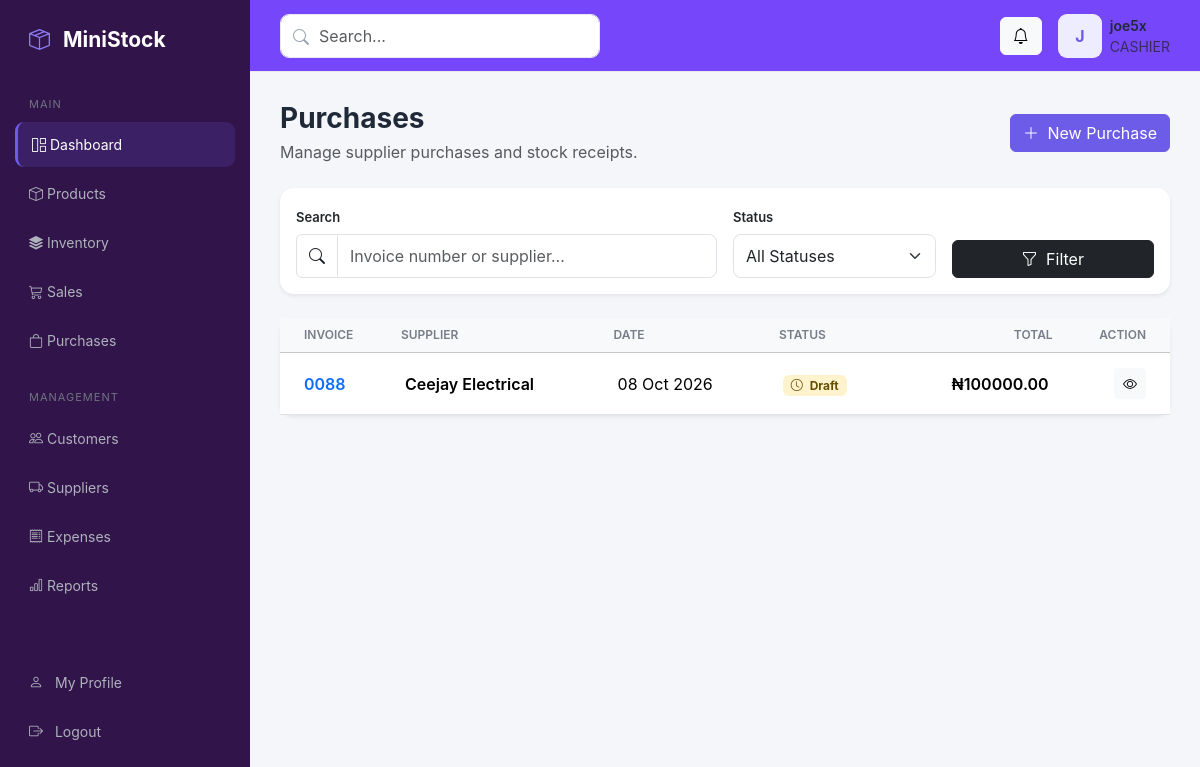
The app's page /purchases/ (signed in) with its own data.
### accounts/models.py (models this page shows, shortened)
class User(AbstractUser):
    class Role(models.TextChoices):
        ADMIN = "ADMIN", "Administrator"
        MANAGER = "MANAGER", "Manager"
        CASHIER = "CASHIER", "Cashier"
        STOREKEEPER = "STOREKEEPER", "Storekeeper"
    role = models.CharField(
        max_length=20,
        choices=Role.choices,
        default=Role.CASHIER,
    )
    phone = models.CharField(
        max_length=30,
        blank=True,
    )

### purchases/models.py (models this page shows, shortened)
class Purchase(models.Model):
    class Status(models.TextChoices):
        DRAFT = "DRAFT", "Draft"
        RECEIVED = "RECEIVED", "Received"
        CANCELLED = "CANCELLED", "Cancelled"
    invoice_number = models.CharField(
        max_length=100,
        unique=True,
    )
    supplier = models.ForeignKey(
        "suppliers.Supplier",
        on_delete=models.PROTECT,
        related_name="purchases",
    )
    purchase_date = models.DateField()
    status = models.CharField(
        max_length=20,
        choices=Status.choices,
        default=Status.DRAFT,
    )
    subtotal = models.DecimalField(
        max_digits=14,
        decimal_places=2,
        default=0,
    )
    discount = models.DecimalField(
        max_digits=14,
        decimal_places=2,
        default=0,
    )
    total = models.DecimalField(
        max_digits=14,
        decimal_places=2,
        default=0,
    )
    note = models.TextField(blank=True)
    created_by = models.ForeignKey(
        settings.AUTH_USER_MODEL,
        on_delete=models.PROTECT,
        related_name="created_purchases",
    )
    created_at = models.DateTimeField(auto_now_add=True)
    updated_at = models.DateTimeField(auto_now=True)

### suppliers/models.py (models this page shows, shortened)
class Supplier(models.Model):
    name = models.CharField(max_length=200)
    phone = models.CharField(max_length=30, blank=True)
    email = models.EmailField(blank=True)
    address = models.TextField(blank=True)
    contact_person = models.CharField(max_length=150, blank=True)
    is_active = models.BooleanField(default=True)
    created_at = models.DateTimeField(auto_now_add=True)
    updated_at = models.DateTimeField(auto_now=True)
    class Meta:
        ordering = ["name"]

### purchases/views.py (the view)
@login_required
def purchase_list(request):
    purchases = Purchase.objects.select_related(
        "supplier",
        "created_by",
    )
    query = request.GET.get("q", "").strip()
    status = request.GET.get("status", "").strip()
    if query:
        purchases = purchases.filter(
            Q(invoice_number__icontains=query)
            | Q(supplier__name__icontains=query)
        )
    if status in Purchase.Status.values:
        purchases = purchases.filter(status=status)
    return render(
        request,
        "purchases/purchase_list.html",
        {
            "purchases": purchases,
            "query": query,
            "selected_status": status,
            "status_choices": Purchase.Status.choices,
        },
    )

### templates/purchases/purchase_list.html (shortened to what this page needs)
{% extends "base.html" %}
{% block content %}
<div class="d-flex flex-wrap justify-content-between align-items-center gap-3 mb-4">
    <div>
        <h3 class="fw-bold mb-1">Purchases</h3>
        <p class="text-muted mb-0">
            Manage supplier purchases and stock receipts.
        </p>
    </div>
    <a href="{% url 'purchases:purchase_create' %}"
       class="btn btn-primary">
        <i class="bi bi-plus-lg me-1"></i>
        New Purchase
    </a>
</div>
<div class="card border-0 shadow-sm mb-4">
    <div class="card-body">
        <form method="get">
            <div class="row g-3">
                <div class="col-lg-6">
                    <label class="form-label">
                        Search
                    </label>
                    <div class="input-group">
                        <span class="input-group-text bg-white">
                            <i class="bi bi-search"></i>
                        </span>
                        <input
                            type="text"
                            name="q"
                            value="{{ query }}"
                            class="form-control"
                            placeholder="Invoice number or supplier..."
                        >
                    </div>
                </div>
                <div class="col-lg-3">
                    <label class="form-label">
                        Status
                    </label>
                    <select name="status"
                            class="form-select">
                        <option value="">
                            All Statuses
                        </option>
                    </select>
                </div>
                <div class="col-lg-3 d-flex align-items-end">
                    <button class="btn btn-dark w-100">
                        <i class="bi bi-funnel me-1"></i>
                        Filter
                    </button>
                </div>
            </div>
        </form>
    </div>
</div>
<div class="card border-0 shadow-sm">
    <div class="card-body p-0">
        <div class="table-responsive">
            <table class="table align-middle mb-0">
                <thead class="table-light">
                    <tr>
                        <th class="ps-4">Invoice</th>
                        <th>Supplier</th>
                        <th>Date</th>
                        <th>Status</th>
                        <th class="text-end">Total</th>
                        <th class="text-end pe-4">Action</th>
                    </tr>
                </thead>
                <tbody>
                    {% for purchase in purchases %}
                    <tr>
                        <td class="ps-4">
                            <a href="{% url 'purchases:purchase_detail' purchase.pk %}"
                               class="fw-semibold text-decoration-none">
                                {{ purchase.invoice_number }}
                            </a>
                        </td>
                        <td>
                            <div class="fw-semibold">
                                {{ purchase.supplier.name }}
                            </div>
                        </td>
                        <td>
                            {{ purchase.purchase_date|date:"d M Y" }}
                        </td>
                        <td>
                            {% if purchase.status == "RECEIVED" %}
                                <span class="badge bg-success-subtle text-success">
                                    <i class="bi bi-check-circle me-1"></i>
                                    Received
                                </span>
                            {% elif purchase.status == "CANCELLED" %}
                                <span class="badge bg-danger-subtle text-danger">
                                    Cancelled
                                </span>
                            {% else %}
                                <span class="badge bg-warning-subtle text-warning-emphasis">
                                    <i class="bi bi-clock me-1"></i>
                                    Draft
                                </span>
                            {% endif %}
                        </td>
                        <td class="text-end fw-semibold">
                            ₦{{ purchase.total|floatformat:2 }}
                        </td>
                        <td class="text-end pe-4">
                            <a href="{% url 'purchases:purchase_detail' purchase.pk %}"
                               class="btn btn-sm btn-light">
                                <i class="bi bi-eye"></i>
                            </a>
                        </td>
                    </tr>
                    {% endfor %}
                </tbody>
            </table>
        </div>
    </div>
</div>
{% endblock %}

### templates/base.html (shortened to what this page needs)
{% load static %}
<!DOCTYPE html>
<html lang="en">
<head>
    <link
        href="https://cdn.jsdelivr.net/npm/bootstrap@5.3.3/dist/css/bootstrap.min.css"
        rel="stylesheet"
    >
    <link
        href="https://cdn.jsdelivr.net/npm/bootstrap-icons@1.11.3/font/bootstrap-icons.css"
        rel="stylesheet"
    >
</head>
<body>
<aside class="sidebar">
    <div class="brand">
        <i class="bi bi-box-seam"></i>
        <span>MiniStock</span>
    </div>
    <div class="nav-title">Main</div>
    <a href="{% url 'dashboard:dashboard_home' %}" class="nav-link active">
        <i class="bi bi-grid-1x2"></i>
        <span>Dashboard</span>
    </a>
    <a href="{% url 'products:product_list' %}" class="nav-link">
        <i class="bi bi-box"></i>
        <span>Products</span>
    </a>
    <a href="{% url 'inventory:movement_list' %}" class="nav-link">
        <i class="bi bi-stack"></i>
        <span>Inventory</span>
    </a>
    <a href="{% url 'sales:sale_list' %}" class="nav-link">
        <i class="bi bi-cart3"></i>
        <span>Sales</span>
    </a>
    <a href="{% url 'documents:purchase_list' %}" class="nav-link">
        <i class="bi bi-bag"></i>
        <span>Purchases</span>
    </a>
    <div class="nav-title mt-3">Management</div>
    <a href="{% url 'customers:customer_list' %}" class="nav-link">
        <i class="bi bi-people"></i>
        <span>Customers</span>
    </a>
    <a href="{% url 'suppliers:supplier_list' %}" class="nav-link">
        <i class="bi bi-truck"></i>
        <span>Suppliers</span>
    </a>
    <a href="#" class="nav-link">
        <i class="bi bi-receipt"></i>
        <span>Expenses</span>
    </a>
    <a href="#" class="nav-link">
        <i class="bi bi-bar-chart"></i>
        <span>Reports</span>
    </a>
    <div class="pt-5">
        <a href="{% url 'accounts:profile' %}"
        class="nav-link">
        <i class="bi bi-person me-2"></i>
        My Profile
    </a>
    <form method="post" action="{% url 'accounts:logout' %}">
    <button type="submit" class="nav-link">
        <i class="bi bi-box-arrow-right me-2"></i>
        Logout
    </button>
</form>
</div>
<div class="pt-5 nav-link"></div>
</aside>
<div class="main">
    <header class="topbar">
        <div class="search-box">
            <i class="bi bi-search"></i>
            <input
                type="text"
                class="form-control"
                placeholder="Search..."
            >
        </div>
        <div class="d-flex align-items-center gap-3">
            <button class="btn btn-light">
                <i class="bi bi-bell"></i>
            </button>
            <div class="d-flex align-items-center gap-2">
                <div class="avatar-placeholder">
                    {{ request.user.username|first|upper }}
                </div>
                <div class="d-none d-md-block">
                    <div class="fw-semibold small">
                        {{ request.user.get_full_name|default:request.user.username }}
                    </div>
                    <div class="text-muted small">
                        {{ request.user.role|default:"User" }}
                    </div>
                </div>
            </div>
        </div>
    </header>
    <main class="content">
        {% block content %}
        {% endblock %}
    </main>
</div>
</body>
</html>

### templates/base.html (style rules this page uses)
:root { --primary: #6c5ce7; --primary-dark: #5849c5; --sidebar: #311449; --background: #f5f6fa; --card: #ffffff; --text: #1f2937; --muted: #8a8f9c; --border: #e7e9ef; }
* { box-sizing: border-box; }
body { margin: 0; background: var(--background); color: var(--text); font-family: Inter, -apple-system, BlinkMacSystemFont, "Segoe UI", sans-serif; }
.sidebar { width: 250px; height: 100vh; position: fixed; left: 0; top: 0; background: var(--sidebar); color: white; padding: 24px 15px; z-index: 1000; }
.brand { font-size: 21px; font-weight: 700; padding: 0 14px 30px; }
.brand i { color: #8b7cf8; margin-right: 8px; }
.nav-title { color: #6f7480; font-size: 11px; text-transform: uppercase; letter-spacing: 1px; padding: 10px 14px; }
.sidebar .nav-link { color: #aeb2bd; padding: 12px 14px; border-radius: 9px; margin-bottom: 4px; font-size: 14px; }
.sidebar .nav-link i { width: 25px; }
.sidebar .nav-link:hover, .sidebar .nav-link.active { color: white; background: rgba(108, 92, 231, .18); }
.sidebar .nav-link.active { border-left: 3px solid var(--primary); }
.main { margin-left: 250px; min-height: 100vh; }
.topbar { height: 72px; background: rgb(118, 70, 250); border-bottom: 1px solid var(--border); display: flex; align-items: center; justify-content: space-between; padding: 0 30px; }
.search-box { width: 320px; position: relative; }
.search-box i { position: absolute; left: 13px; top: 11px; color: #9ca3af; }
.search-box input { padding-left: 38px; border: 1px solid var(--border); border-radius: 9px; height: 40px; }
.content { padding: 30px; }
.card { border: 1px solid var(--border); border-radius: 14px; box-shadow: 0 2px 10px rgba(0, 0, 0, .025); }
.btn-primary { background: var(--primary); border-color: var(--primary); }
.table { margin-bottom: 0; }
.table th { color: #777d89; font-size: 12px; font-weight: 600; text-transform: uppercase; white-space: nowrap; }
.table td { vertical-align: middle; padding: 15px 12px; }
.avatar-placeholder { width: 44px; height: 44px; border-radius: 9px; background: #eeecff; color: var(--primary); display: flex; align-items: center; justify-content: center; font-weight: 700; }
.form-label { font-size: 13px; font-weight: 600; margin-bottom: 7px; }
.form-control, .form-select { min-height: 44px; border-color: #dfe2e8; border-radius: 8px; }

### records on screen
User: user.username|first "J", user.get_full_name "joe5x", user.role "CASHIER"
Purchase: invoice_number "0088", supplier.name "Ceejay Electrical", purchase_date "08 Oct 2026", status "Draft", total "100000.00"
